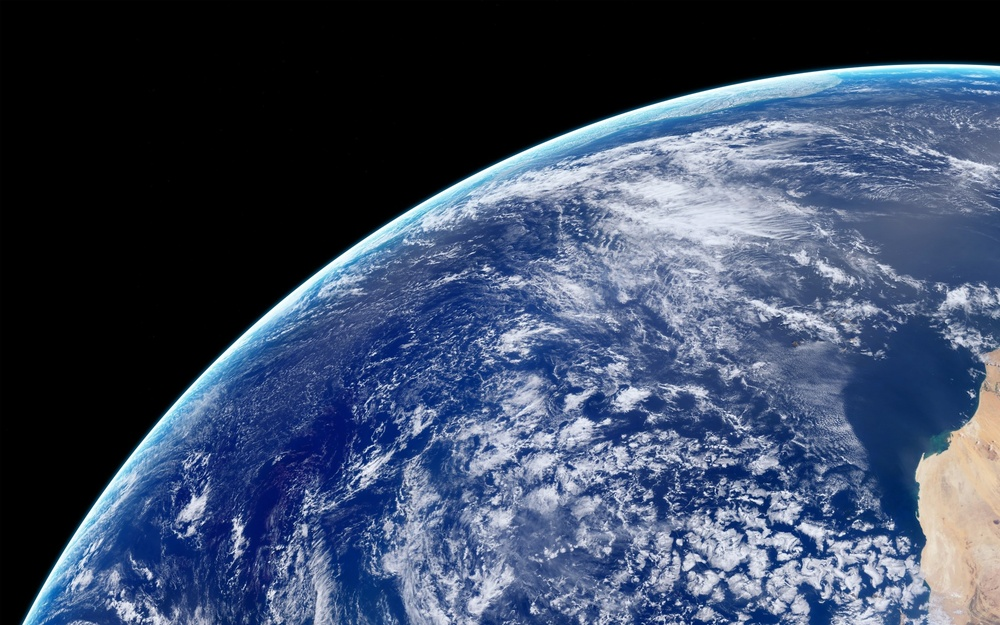
#> input picture cloud.jpg, 1000 x 625 px, shrunk from 2560 x 1600 before the run
$ python picture.py
#> lines starting #> are read from the running program, lines starting #| are printed output that depends on the picture
from PIL import Image,ImageFilter,ImageFont,ImageDraw
im = Image.open("cloud.jpg")
#> im is the input picture: PIL image 1000x625 RGB; mean R, G, B 61.5, 74.6, 99.2
out = im.filter(ImageFilter.CONTOUR())
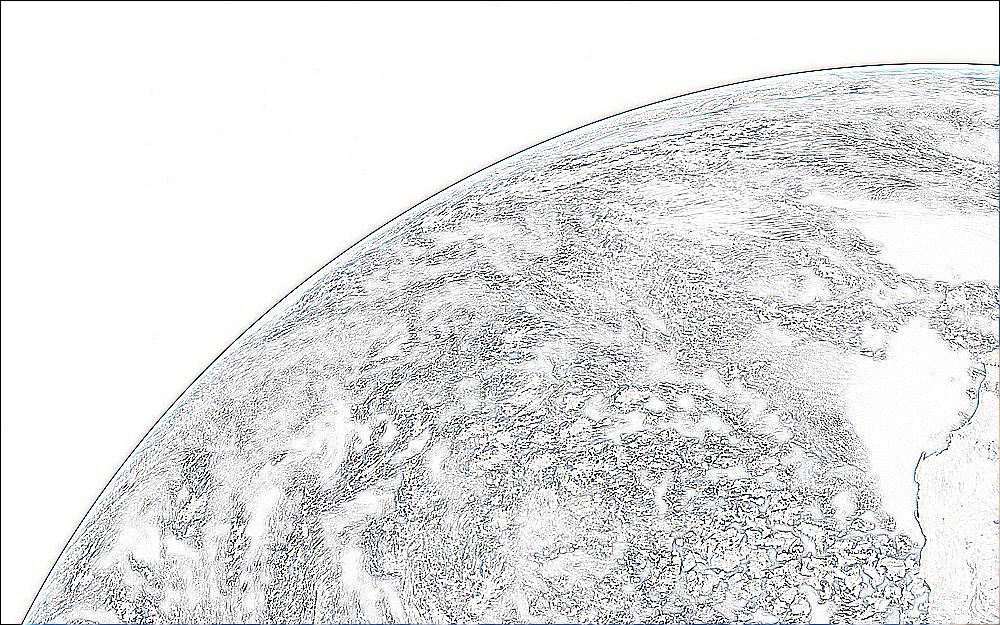
#> out: PIL image 1000x625 RGB; mean R, G, B 226.4, 226.8, 227.4
ttfont = ImageFont.truetype("C:\\Windows\\Fonts\\Arial\\arial.ttf",100)
draw = ImageDraw.Draw(out)
draw.text((150,500), "The Earth",font = ttfont , fill=(0,0,0,255))
out.show()
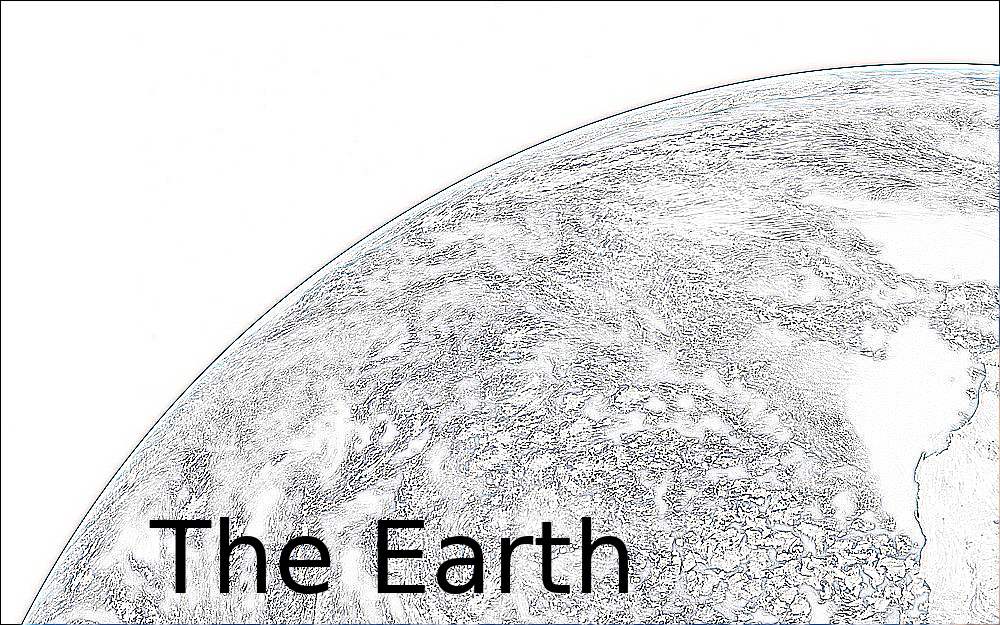
#> shown: PIL image 1000x625 RGB; mean R, G, B 223.2, 223.6, 224.1
out.save("edited-earth.jpg")
